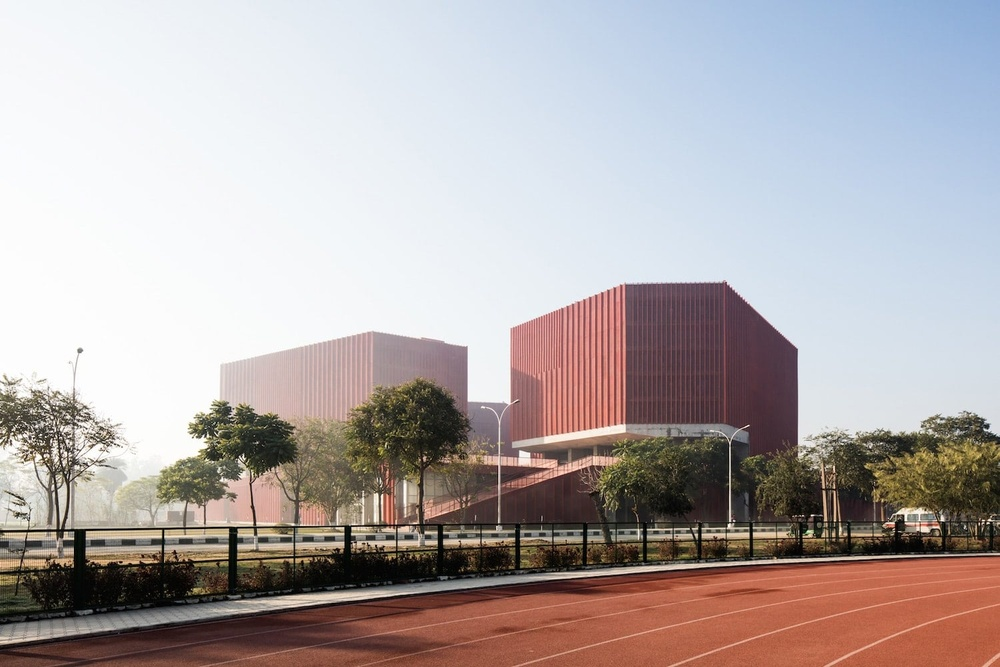
#> input picture image.jpg, 1000 x 667 px, shrunk from 1500 x 1000 before the run; the run also reads 1 picture not shown here
$ jupyter execute lab_6.ipynb
#> lines starting #> are read from the running program, lines starting #| are printed output that depends on the picture
[cell 1]
# 1. Write a program to enhance the contrast of the input grayscale image
# using histogram equalization. Display the original image and equalized
# image.

[cell 2]
import cv2
import matplotlib.pyplot as plt

# Read the input grayscale image
img = cv2.imread('image.jpg', 0)
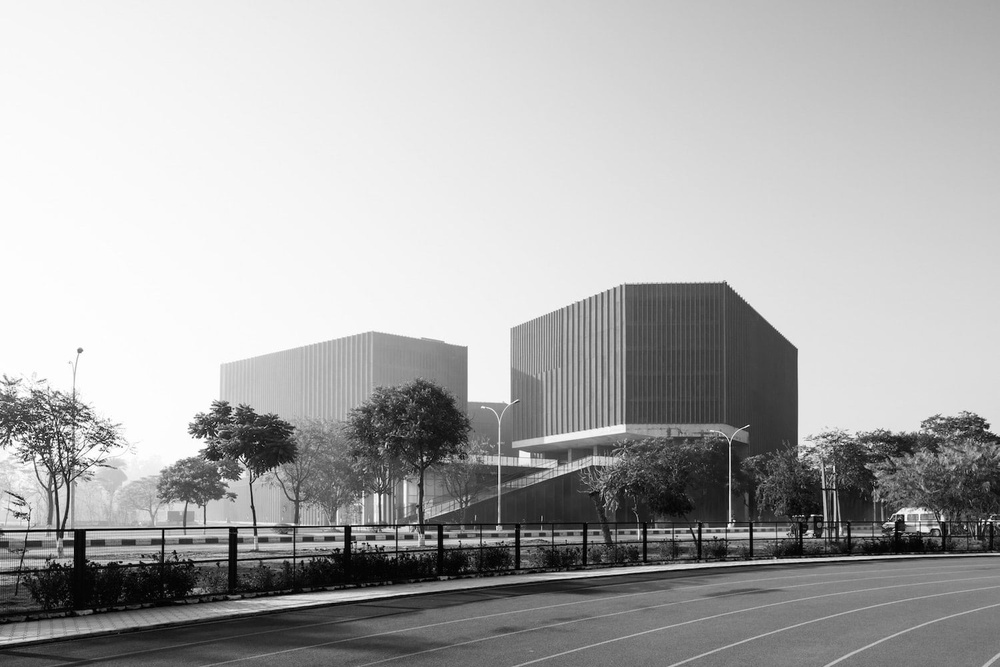
#> img: shape (667, 1000); min 0, max 255, mean 172.2

# Apply Histogram Equalization
equalized_img = cv2.equalizeHist(img)
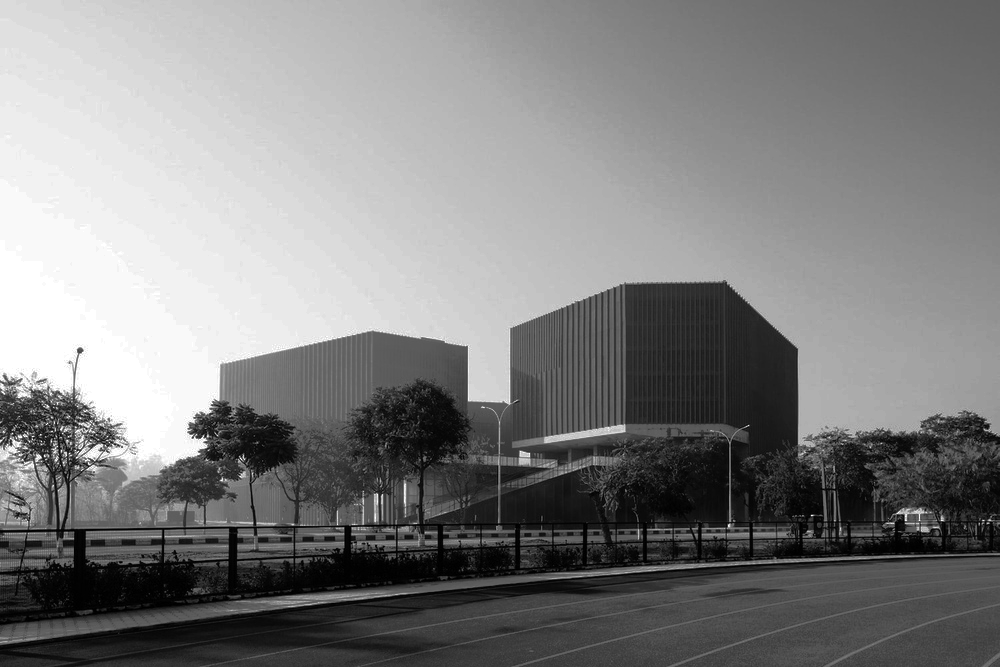
#> equalized_img: shape (667, 1000); min 0, max 255, mean 128.4

# Display original and equalized images
plt.figure(figsize=(10, 5))

plt.subplot(1, 2, 1)
plt.imshow(img, cmap='gray')
plt.title('Original Grayscale Image')
plt.axis('off')

plt.subplot(1, 2, 2)
plt.imshow(equalized_img, cmap='gray')
plt.title('Histogram Equalized Image')
plt.axis('off')

plt.show()
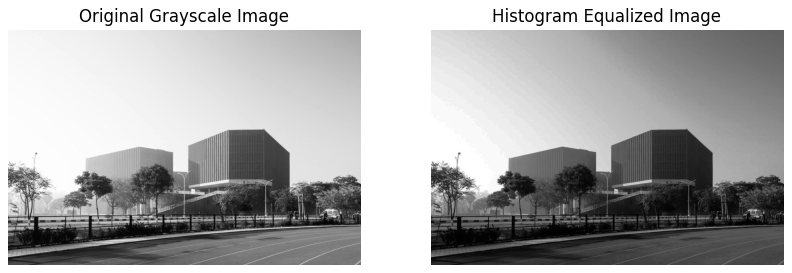
#> figure drawn by matplotlib, 2 panels

[cell 3]
# 2. Write a program to perform histogram matching of the input image with
# that of reference image using histogram equalization

[cell 4]
import cv2
import numpy as np
import matplotlib.pyplot as plt

# Read input and reference images in grayscale
input_img = cv2.imread('input.jpg', 0)
ref_img = cv2.imread('reference.jpeg', 0)
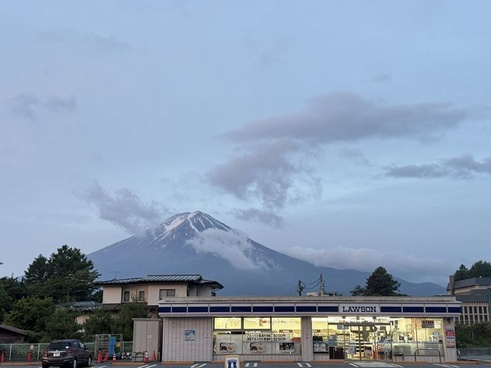
#> input picture reference.jpeg, 491 x 368 px, shrunk from 736 x 552 before the run
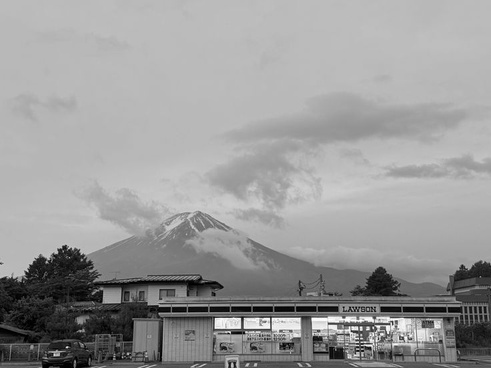
#> ref_img: shape (368, 491); min 0, max 255, mean 153.9

# Calculate histograms
input_hist = cv2.calcHist([input_img], [0], None, [256], [0, 256])
#> input_hist = 256 values, max 17329 at index 252, min 246 at index 1, mean 2605.5
ref_hist = cv2.calcHist([ref_img], [0], None, [256], [0, 256])
#> ref_hist = 256 values, max 17448 at index 184, min 11 at index 254, mean 705.8

# Calculate cumulative distribution functions (CDF)
input_cdf = input_hist.cumsum()
#> input_cdf = 256 values from 354 to 667000
ref_cdf = ref_hist.cumsum()
#> ref_cdf = 256 values from 150 to 180688

# Normalize CDF
input_cdf = input_cdf / input_cdf[-1]
#> input_cdf = 256 values from 0.000531 to 1
ref_cdf = ref_cdf / ref_cdf[-1]
#> ref_cdf = 256 values from 0.00083 to 1

# Create mapping between input and reference intensities
mapping = np.zeros(256, dtype=np.uint8)

for i in range(256):
    mapping[i] = np.argmin(np.abs(ref_cdf - input_cdf[i]))
#> after the loop, mapping = 256 values from 0 to 255

# Apply histogram matching
matched_img = mapping[input_img]
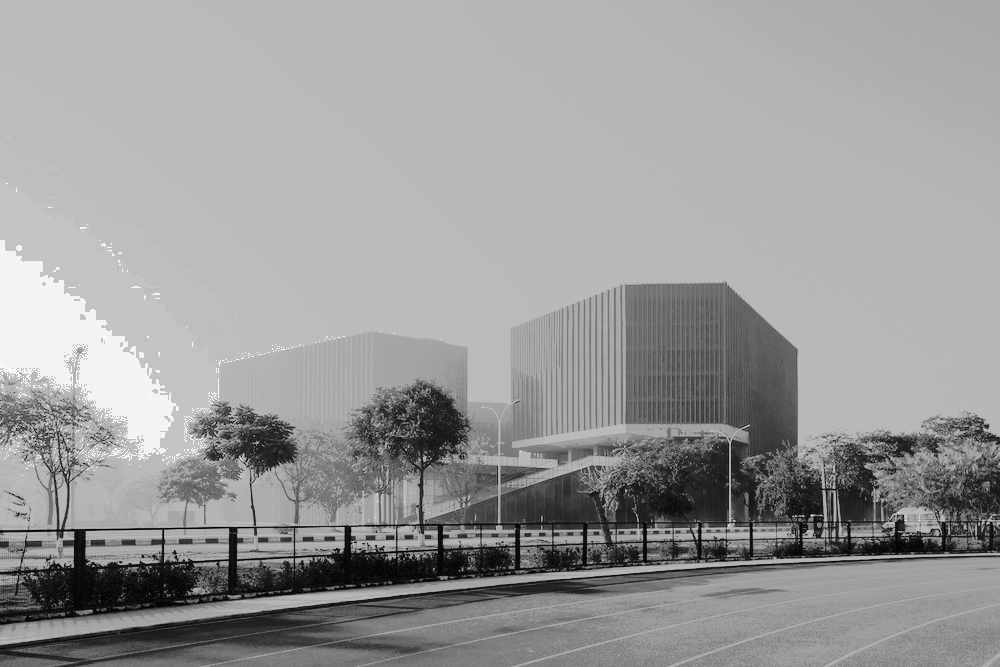
#> matched_img: shape (667, 1000); min 0, max 255, mean 154.6

# Display images
plt.figure(figsize=(15, 5))

plt.subplot(1, 3, 1)
plt.imshow(input_img, cmap='gray')
plt.title('Input Image')
plt.axis('off')

plt.subplot(1, 3, 2)
plt.imshow(ref_img, cmap='gray')
plt.title('Reference Image')
plt.axis('off')

plt.subplot(1, 3, 3)
plt.imshow(matched_img, cmap='gray')
plt.title('Histogram Matched Image')
plt.axis('off')

plt.show()
